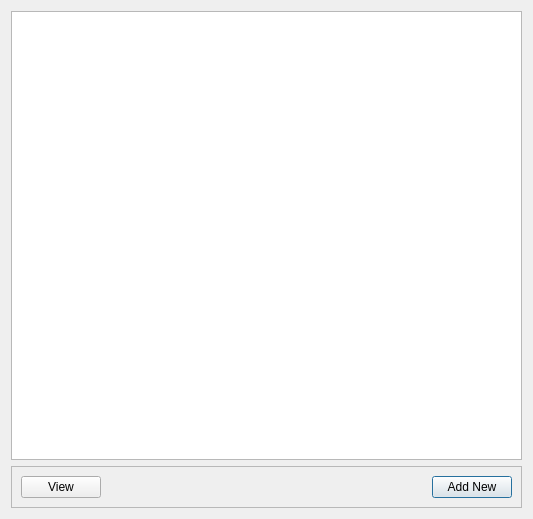
<?xml version="1.0" encoding="UTF-8"?>
<ui version="4.0">
 <class>PeopleWidget</class>
 <widget class="QWidget" name="PeopleWidget">
  <property name="geometry">
   <rect>
    <x>0</x>
    <y>0</y>
    <width>533</width>
    <height>519</height>
   </rect>
  </property>
  <property name="windowTitle">
   <string>Form</string>
  </property>
  <layout class="QVBoxLayout" name="verticalLayout">
   <item>
    <widget class="QListView" name="listView"/>
   </item>
   <item>
    <widget class="QFrame" name="frame">
     <property name="frameShape">
      <enum>QFrame::StyledPanel</enum>
     </property>
     <property name="frameShadow">
      <enum>QFrame::Raised</enum>
     </property>
     <layout class="QHBoxLayout" name="horizontalLayout">
      <item>
       <widget class="QPushButton" name="pushButtonView">
        <property name="text">
         <string>View</string>
        </property>
       </widget>
      </item>
      <item>
       <spacer name="horizontalSpacer">
        <property name="orientation">
         <enum>Qt::Horizontal</enum>
        </property>
        <property name="sizeHint" stdset="0">
         <size>
          <width>320</width>
          <height>20</height>
         </size>
        </property>
       </spacer>
      </item>
      <item>
       <widget class="QPushButton" name="pushButtonNew">
        <property name="text">
         <string>Add New</string>
        </property>
        <property name="default">
         <bool>true</bool>
        </property>
       </widget>
      </item>
     </layout>
    </widget>
   </item>
  </layout>
 </widget>
 <resources/>
 <connections/>
</ui>
